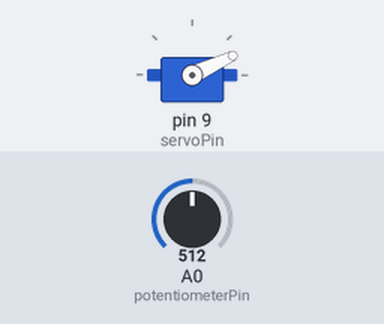
The sketch below on a simulated Arduino Uno, built with avr-gcc and run on an emulated ATmega328P. On the bench: servo. The inputs (shaded band) are chosen by the test bench; at power-on: A0 (potentiometerPin) = 512. What the sketch prints to the serial monitor is not drawn.

Above: at 1.2 s.
1.3 s: A0 (potentiometerPin) set to 541
At 2.2 s:
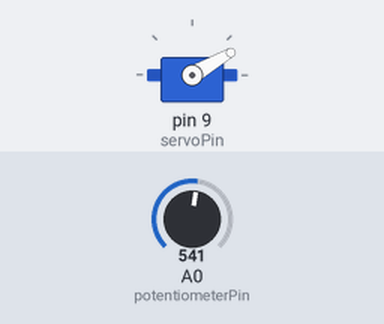
3.3 s: A0 (potentiometerPin) set to 566
At 3.7 s:
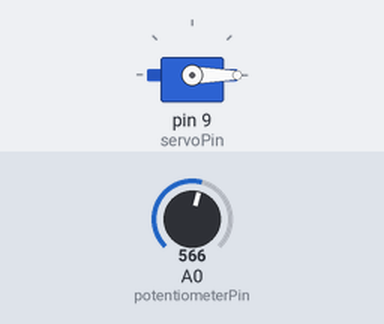
4.8 s: A0 (potentiometerPin) set to 511
At 5.1 s:
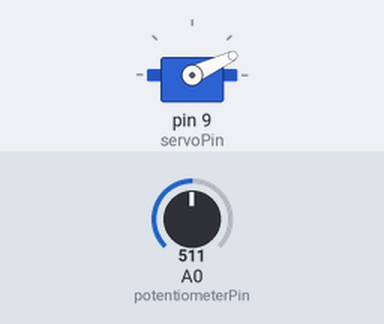
Timing chart, 0 to 7.8 s (numbered marks = the images above; inputs shaded):
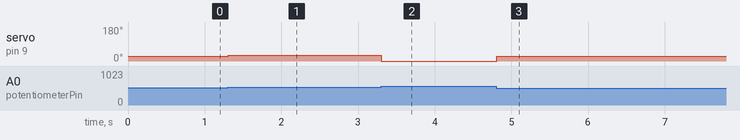

Measured:
- the behaviour switches between 549 and 550 on A0 (potentiometerPin) (found by bisection; images 1 and 2)
- after the input at 1.3 s, servo on pin 9 (servoPin): 25° → 30° at once
- after the input at 3.3 s, servo on pin 9 (servoPin): 30° → 0° at once
- after the input at 4.8 s, servo on pin 9 (servoPin): 0° → 25° at once

The sketch:

Arduino_Project_05.ino
```cpp
#include <Servo.h>

Servo servo;

const int servoPin = 9;
const int potentiometerPin = A0;
int potentiometerValue;
int angle;

int skaler(int potVal, int skalaLav, int skalaHoy, int vinkelLav, int vinkelHoy) {
  return (potVal - skalaLav) * (vinkelHoy - vinkelLav) / (skalaHoy - skalaLav) + vinkelLav;
}

void setup() {
  servo.attach(servoPin);

  Serial.begin(9600);
}


void loop() {
  potentiometerValue = analogRead(potentiometerPin);
  angle = skaler(potentiometerValue, 0, 1023, 0, 179);
  Serial.print(", angle: ");
  Serial.print(angle);
  servo.write(angle);
  delay(15);
}
```
